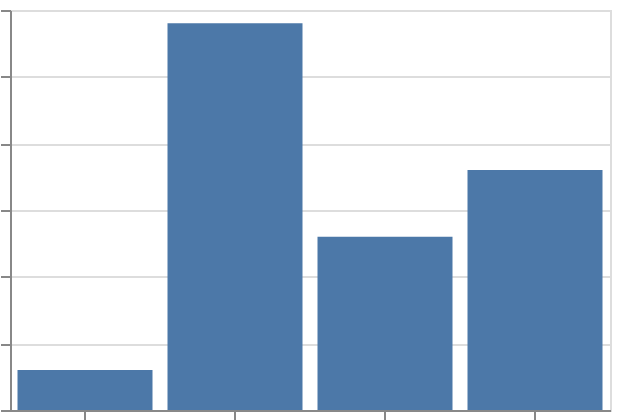

This figure's Vega-Lite source:
### Vega-Lite specification from a JSON file in a GitHub repository (floating-point values rounded to 4 significant figures)
{"$schema": "https://vega.github.io/schema/vega-lite/v6.json", "padding": 5, "autosize": "none", "width": 300, "height": 200, "data": {"name": "table", "values": [{"c": "C", "x": 5, "y": 3, "v": 7, "g": "p"}, {"c": "A", "x": 6, "y": 1, "v": 7, "g": "q"}, {"c": "A", "x": 8, "y": 10, "v": 9, "g": "p"}, {"c": "A", "x": 2, "y": 7, "v": 10, "g": "q"}, {"c": "D", "x": 8, "y": 2, "v": 1, "g": "p"}, {"c": "D", "x": 10, "y": 10, "v": 11, "g": "q"}, {"c": "B", "x": 8, "y": 7, "v": 9, "g": "p"}, {"c": "A", "x": 2, "y": 11, "v": 8, "g": "q"}, {"c": "B", "x": 3, "y": 11, "v": 1, "g": "p"}, {"c": "D", "x": 1, "y": 1, "v": 11, "g": "q"}]}, "mark": "bar", "encoding": {"x": {"field": "c", "type": "nominal", "sort": null}, "y": {"field": "y", "type": "quantitative", "aggregate": "sum"}}}
